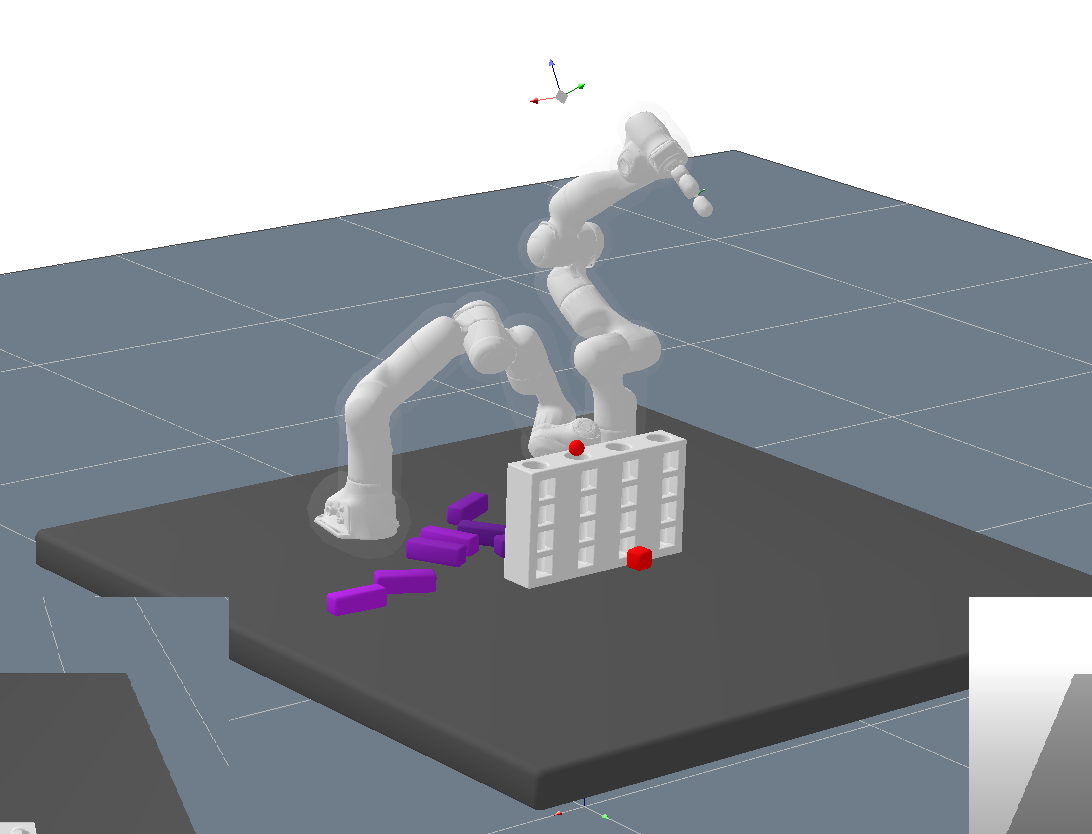
#> input picture Latex/img/Connect-4-concept.PNG, 1092 x 834 px
$ python -i perception.py   (imports and definitions only)
#> lines starting #> are read from the running program, lines starting #| are printed output that depends on the picture
import cv2 as cv
import numpy as np

class Perception(object):
    """
    This class is a perception toolbox to extract the connect 4 game state.
    All methods are static and the class has no members.
    Therefore, the class works as library for convenient usage.
    """

    # [123 lines left out: functions get_object_pixels, segment_rgb, detect_grid_state, calc_cell_from_pixel, get_grid_state_from_centers, extract_roi and 2 more, not called in this run]

    @staticmethod
    def erode(imgray, iterations=3, display=False):
        # Combine morphological operations to reduce segmented image to separate clusters
#> called with iterations = 3, display = False
        kernel_erode = np.ones((3,3),np.uint8)
        kernel_open = np.ones((3,9),np.uint8)

        for i in range(3):
            imgray = cv.erode(imgray, kernel_erode, iterations=1)
            imgray = cv.morphologyEx(imgray, cv.MORPH_OPEN, kernel_open)
            imgray = cv.morphologyEx(imgray, cv.MORPH_OPEN, kernel_open)
#> this loop made 3 passes
#> pass 1, in erode, `imgray = cv.erode(imgray, kernel_erode, iterations=1)`:
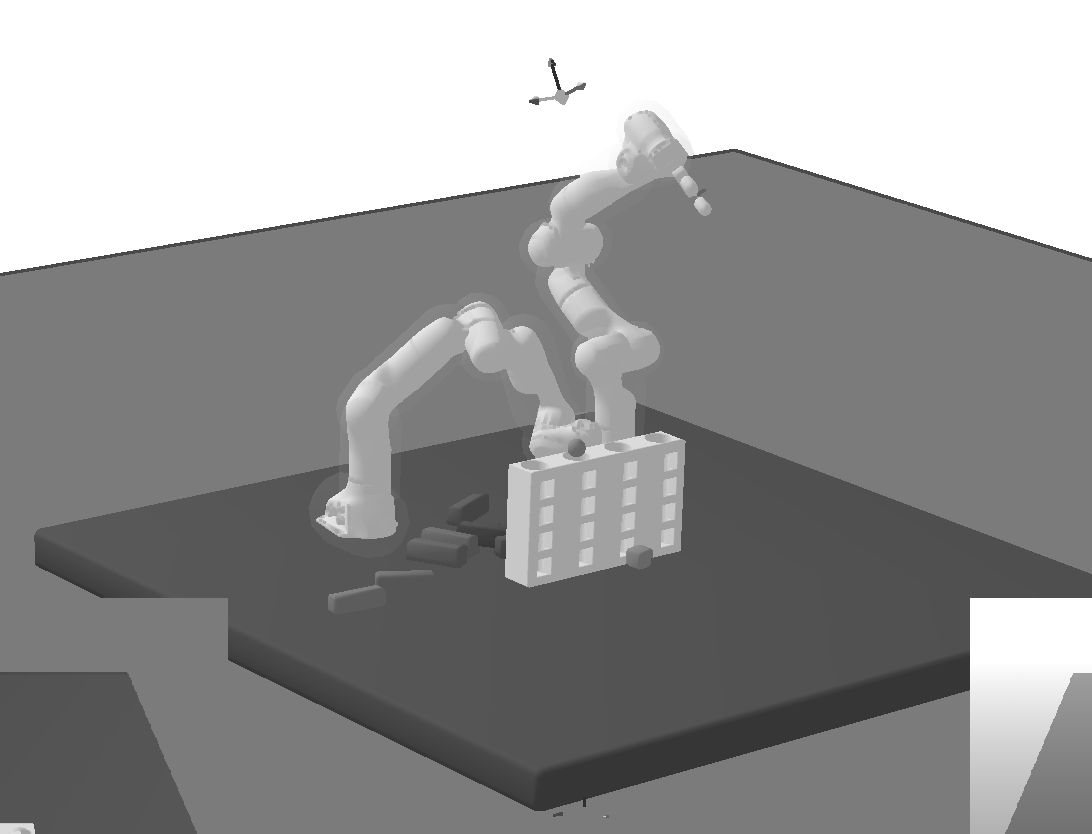
#> imgray: shape (834, 1092); min 46, max 255, mean 150.5
#> after the loop:
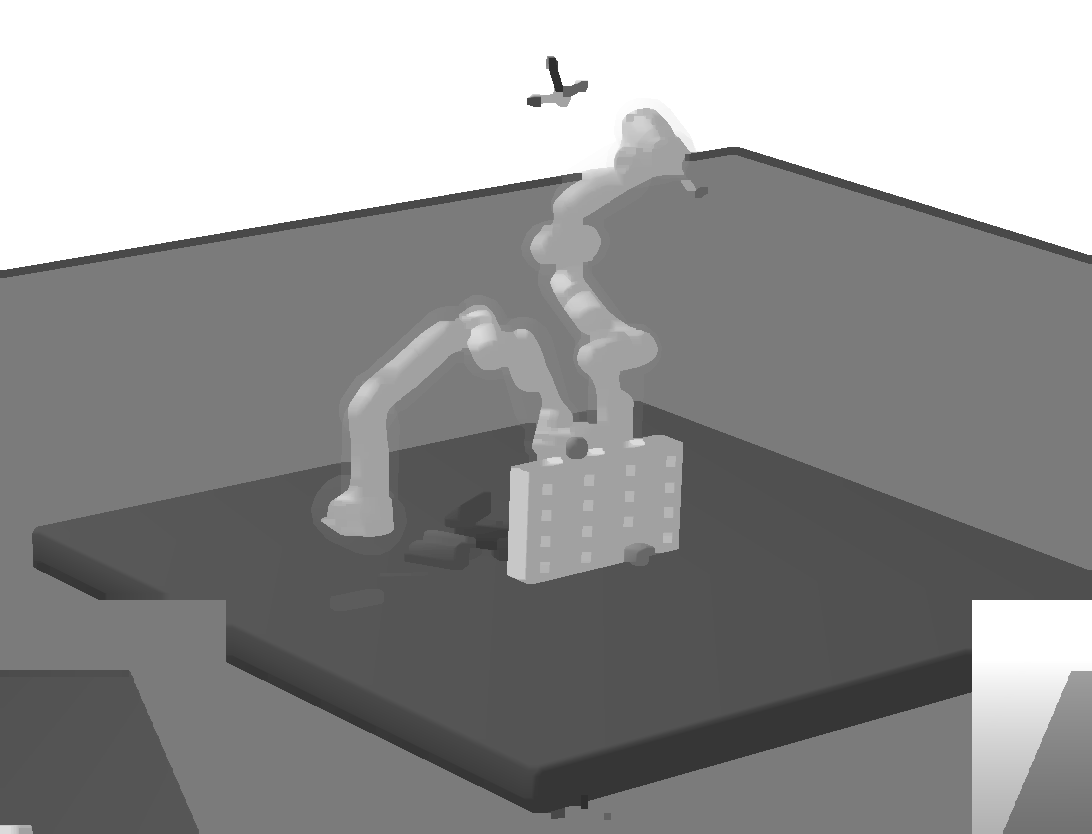
#> imgray: shape (834, 1092); min 46, max 255, mean 148.2

        contours, hierarchy = cv.findContours(imgray,cv.RETR_TREE,cv.CHAIN_APPROX_SIMPLE)
#> contours = [[[0, 0], [0, 833], [1091, 833], [1091, 0]]]
        if display:
            imgray_disp = imgray.copy()
            if len(imgray_disp)>0:
                cv.imshow('OPENCV - erode', imgray_disp)
        center_lst = []
        for contour in contours:
            M = cv.moments(contour)
            try:
                center_lst.append([M["m10"] / M["m00"], M["m01"] / M["m00"], 10])
            except ZeroDivisionError:
                # Contour is only one point, use that point
                contour_x_y = contour[0][0]
                center_lst.append([contour_x_y[0], contour_x_y[1], 10])
#> this loop made 1 pass
#> contour on pass 1: [[0, 0], [0, 833], [1091, 833], [1091, 0]]
#> after the loop, center_lst = [[545.5, 416.5, 10]]

        return center_lst

    # [50 lines left out: functions hough, draw_circles, get_image_coordinates_manual, get_image_coordinates_auto, get_pc_mean, not called in this run]

>>> import cv2
>>> picture = cv2.imread('Latex/img/Connect-4-concept.PNG', cv2.IMREAD_GRAYSCALE)
>>> result = Perception().erode(picture)
#> result = [[545.5, 416.5, 10]]
